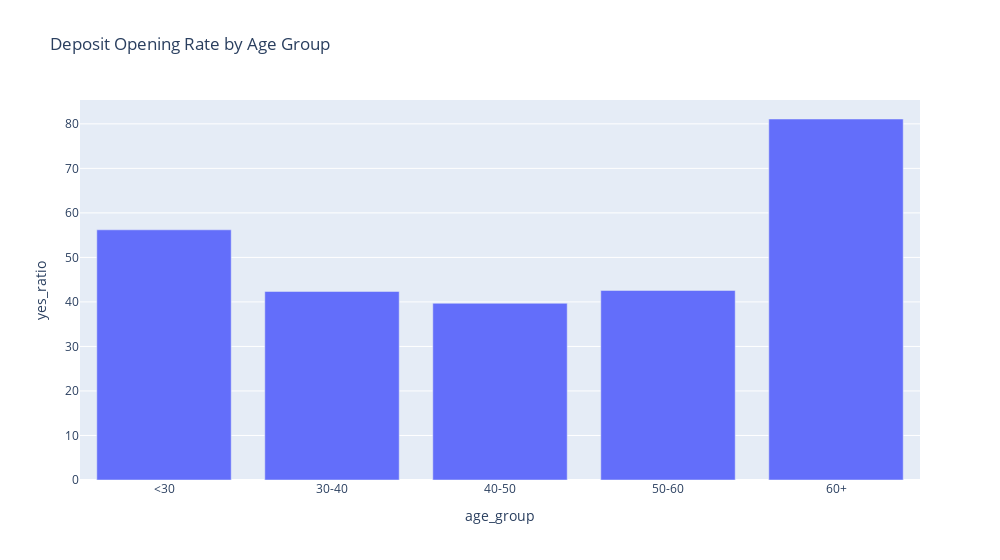

The cell this chart's notebook holds for it:
### Markdown cell above
Построим диаграмму

### Code cell
# Импортируем библиотку для визуализации
import plotly.express as px
# Построим столбчатую диаграмму
fig = px.bar(
    pivot_table_age.reset_index(),
    x='age_group',
    y='yes_ratio',
    title='Deposit Opening Rate by Age Group',
    width=1000
)
fig.show()

### Figure 1 — Plotly figure (JSON) as saved in the notebook; plotly's stock layout.template omitted (floating-point values rounded to 4 significant figures)
{"data": [{"hovertemplate": "age_group=%{x}<br>yes_ratio=%{y}<extra></extra>", "legendgroup": "", "marker": {"color": "#636efa", "pattern": {"shape": ""}}, "name": "", "orientation": "v", "showlegend": false, "textposition": "auto", "type": "bar", "x": ["<30", "30-40", "40-50", "50-60", "60+"], "xaxis": "x", "y": [56.2, 42.35, 39.69, 42.58, 81.09], "yaxis": "y"}], "layout": {"barmode": "relative", "legend": {"tracegroupgap": 0}, "title": {"text": "Deposit Opening Rate by Age Group"}, "width": 1000, "xaxis": {"anchor": "y", "domain": [0, 1], "title": {"text": "age_group"}}, "yaxis": {"anchor": "x", "domain": [0, 1], "title": {"text": "yes_ratio"}}}}
